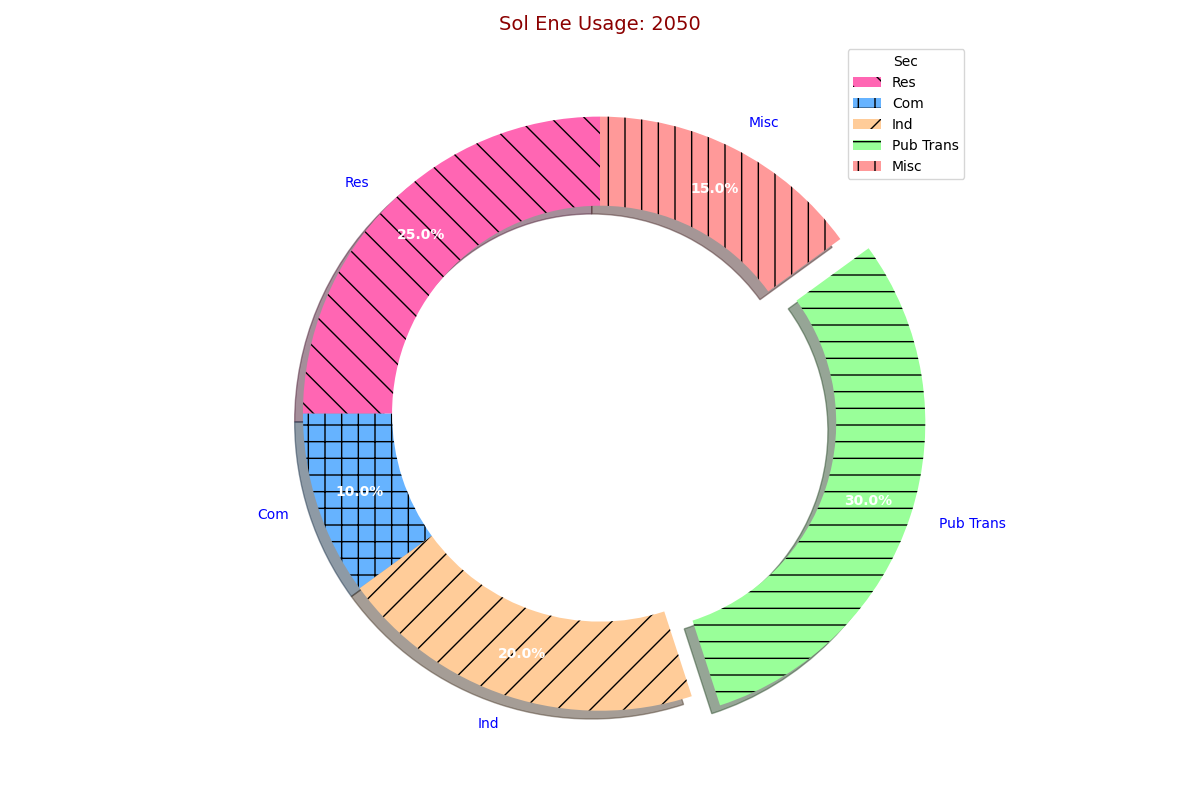

Reproduce this figure in Python.
import matplotlib.pyplot as plt
import matplotlib.patches as mpatches

sectors = ["Res", "Com", "Ind", "Pub Trans", "Misc"]
energy_usage = [25, 10, 20, 30, 15]  # Altered values

colors = ['#FF66B3', '#66B3FF', '#FFCC99', '#99FF99', '#FF9999']
hatches = ['\\', '+', '/', '-', '|']

explode = (0, 0, 0, 0.1, 0)

fig, ax = plt.subplots(figsize=(12, 8), subplot_kw=dict(aspect="equal"))

wedges, texts, autotexts = ax.pie(
    energy_usage,
    explode=explode,
    labels=sectors,
    colors=colors,
    autopct='%1.1f%%',
    shadow=True,
    startangle=90,
    pctdistance=0.85,
    wedgeprops=dict(width=0.3)
)

for wedge, hatch in zip(wedges, hatches):
    wedge.set_hatch(hatch)

for text in texts:
    text.set_fontsize(10)
    text.set_color('blue')

for autotext in autotexts:
    autotext.set_fontsize(10)
    autotext.set_color('white')
    autotext.set_weight('bold')

patches = [mpatches.Patch(facecolor=color, hatch=hatch, label=sector)
           for color, hatch, sector in zip(colors, hatches, sectors)]
ax.legend(handles=patches, loc='upper right', fontsize=10, title="Sec", frameon=True)

ax.set_title(
    'Sol Ene Usage: 2050',
    fontsize=14, fontweight='normal', va='bottom', color='darkred'
)

plt.grid(True)

plt.tight_layout()
plt.show()
